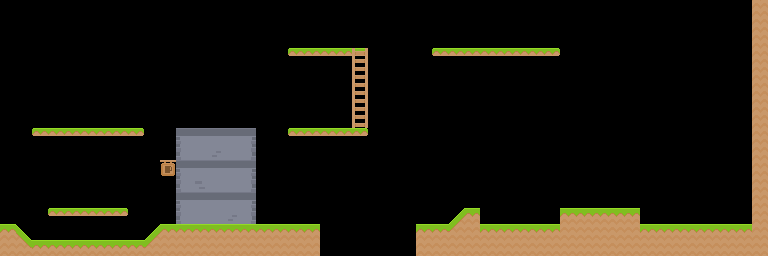

Below is a game level as drawn by its tile map, then a one-line description and the .tmx that defines it (tile-layer data replaced by summaries):
An orthogonal 48x16 tile map with 16x16 px tiles, 5 tile layers (ground, platforms, walls, ladders, ...) and 16 objects.

<map version="1.0" orientation="orthogonal" renderorder="right-down" width="48" height="16" tilewidth="16" tileheight="16">
 <properties>
  <property name="unity:scale" value="0.0625" />
 </properties>
 <tileset firstgid="1" name="new-tiles" tilewidth="16" tileheight="16">
  <image source="../images/new-tiles.png" trans="5e81a2" width="256" height="256" />
  <tile id="1">
   <objectgroup draworder="index">
    <object x="0" y="0">
     <polyline points="0,0 16,0" />
    </object>
   </objectgroup>
  </tile>
  <tile id="2">
   <objectgroup draworder="index">
    <object x="0" y="0">
     <polyline points="0,0 16,0" />
    </object>
   </objectgroup>
  </tile>
  <tile id="3">
   <objectgroup draworder="index">
    <object x="0" y="0">
     <polyline points="0,0 16,0" />
    </object>
   </objectgroup>
  </tile>
  <tile id="32">
   <properties>
    <property name="unity:scale" value="0.0625" />
   </properties>
   <objectgroup draworder="index">
    <object x="0" y="0" width="16" height="16" />
   </objectgroup>
  </tile>
  <tile id="33">
   <objectgroup draworder="index">
    <object x="0" y="0" width="16" height="16" />
   </objectgroup>
  </tile>
  <tile id="34">
   <objectgroup draworder="index">
    <object x="0" y="16">
     <polygon points="0,0 16,-16 16,0" />
    </object>
   </objectgroup>
  </tile>
  <tile id="35">
   <objectgroup draworder="index">
    <object x="0" y="0">
     <polygon points="0,0 16,16 0,16" />
    </object>
   </objectgroup>
  </tile>
  <tile id="50">
   <objectgroup draworder="index">
    <object x="0" y="0" width="16" height="16" />
   </objectgroup>
  </tile>
  <tile id="51">
   <objectgroup draworder="index">
    <object x="0" y="0" width="16" height="16" />
   </objectgroup>
  </tile>
  <tile id="64">
   <objectgroup draworder="index">
    <object x="0" y="0">
     <polyline points="0,0 16,0" />
    </object>
   </objectgroup>
  </tile>
  <tile id="67">
   <objectgroup draworder="index">
    <object x="0" y="0">
     <polyline points="0,0 16,0" />
    </object>
   </objectgroup>
  </tile>
  <tile id="80">
   <objectgroup draworder="index">
    <object x="0" y="0">
     <polyline points="0,0 16,0" />
    </object>
   </objectgroup>
  </tile>
  <tile id="81">
   <objectgroup draworder="index">
    <object x="0" y="0">
     <polyline points="0,0 16,0" />
    </object>
   </objectgroup>
  </tile>
  <tile id="82">
   <objectgroup draworder="index">
    <object x="0" y="0">
     <polyline points="0,0 16,0" />
    </object>
   </objectgroup>
  </tile>
  <tile id="83">
   <objectgroup draworder="index">
    <object x="0" y="0" width="16" height="16" />
   </objectgroup>
  </tile>
  <tile id="96">
   <objectgroup draworder="index">
    <object x="0" y="7" width="16" height="9" />
   </objectgroup>
  </tile>
 </tileset>
 <layer name="ground" width="48" height="16">
  <properties>
   <property name="unity:layer" value="ground" />
   <property name="unity:sortingLayerName" value="background" />
  </properties>
  <data>[768 cells, 98 non-empty, 6 distinct tile ids]</data>
 </layer>
 <layer name="platforms" width="48" height="16">
  <properties>
   <property name="unity:layer" value="platforms" />
  </properties>
  <data>[768 cells, 46 non-empty, 7 distinct tile ids]</data>
 </layer>
 <layer name="walls" width="48" height="16">
  <data>[768 cells, 15 non-empty, 5 distinct tile ids]</data>
 </layer>
 <layer name="ladders" width="48" height="16">
  <properties>
   <property name="unity:layer" value="ladders" />
  </properties>
  <data>[768 cells, 5 non-empty, 1 distinct tile ids]</data>
 </layer>
 <layer name="spikes" width="48" height="16">
  <properties>
   <property name="unity:layer" value="spikes" />
  </properties>
  <data>[768 cells, 2 non-empty, 1 distinct tile ids]</data>
 </layer>
</map>